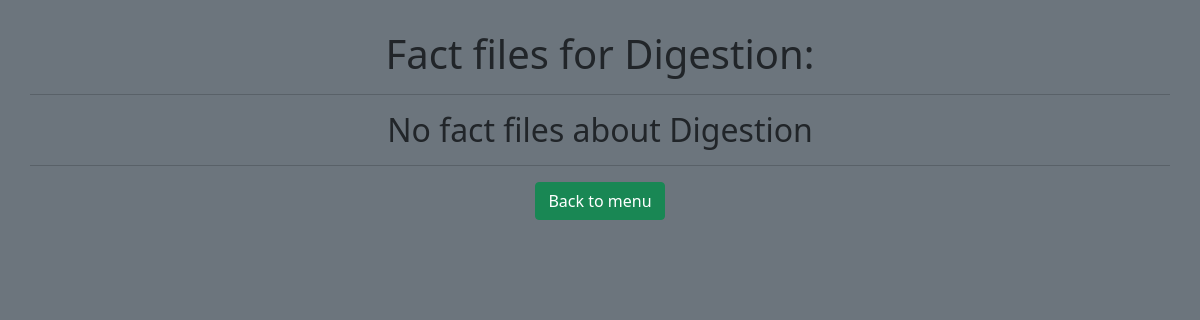
The app's page /factSearch?topic=digestion, older data.
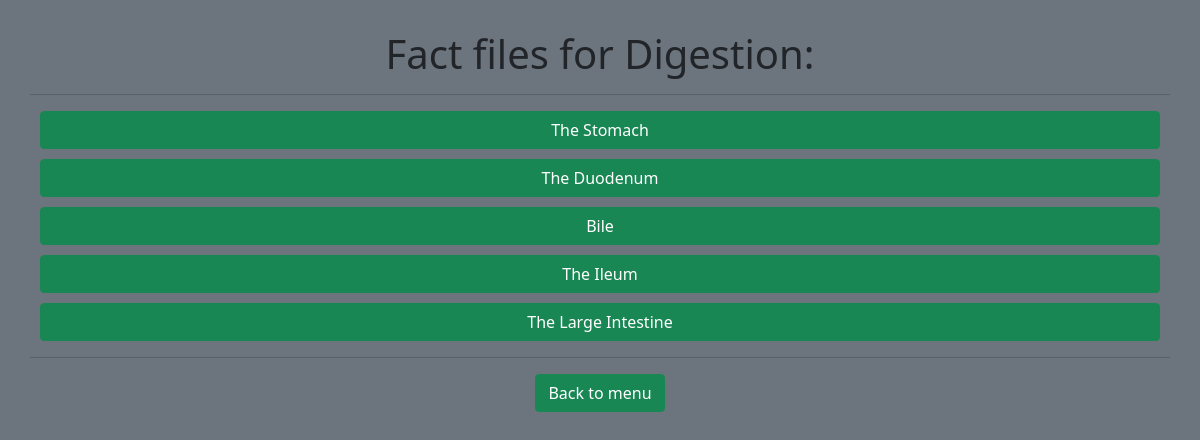
The same page, newer data.
### tables this page shows
CREATE TABLE factfiles (id INTEGER, subj TEXT, topic TEXT, title TEXT, filename TEXT, content TEXT, PRIMARY KEY (id));

### application.py (the view)
@app.route("/factSearch")
@clearFlash
def factsearch() -> str: # Browse fact files
    if not (x := request.args.get("topic")) or x not in subjObj.getFTopicsArr(): return render_template("factSearch1.html", subj=subjObj.getRawTopicsArr())
    return render_template("factSearch2.html", topic=x, files=db.execute("SELECT * FROM factfiles WHERE topic = ?", x))

### Tools/subjects.py (called while the page is built)
    def getFTopicsArr(self) -> List[str]:
        return sum([self.data["topics"][x] for x in self.data["topics"].keys()], []) # Flattened topics list (List of all topics)

### application.py (called while the page is built)
def clearFlash(func: Callable) -> Callable:
    @wraps(func)
    def deco(*args, **kwargs):
        session['_flashes'] = None
        return func(*args, **kwargs)
    return deco

### templates/factSearch2.html (shortened to what this page needs)
{% extends "layout.html" %}
{% block body %}
    <h1>Fact files for {{ topic | title }}:</h1>
    <hr>
    {% for row in files %}
        <form action="/factFile" method="GET" style="margin: 10px;">
            <button class="btn btn-success" style="width: 100%;">{{ row["title"] | title }}</button>
        </form>
    {% endfor %}
    {% if not files %}
        <h2>No fact files about {{ topic | title }}</h2>
    {% endif %}
    <hr>
    <form action="/factSearch" method="GET" style="margin: 10px;">
        <button class="btn btn-success">Back to menu</button>
    </form>
{% endblock %}

### templates/layout.html (shortened to what this page needs)
<!DOCTYPE html>
<html>
    <head>
        <link href="https://cdn.jsdelivr.net/npm/bootstrap@5.1.3/dist/css/bootstrap.min.css" rel="stylesheet">
    </head>
    <body class="bg-secondary" style="text-align: center; margin: 30px;">
        {% block body %}{% endblock %}
    </body>
</html>

Row changes from the older to the newer data that the page shows:
added factfiles: title "The Stomach"
added factfiles: title "The Duodenum"
added factfiles: title "Bile"
added factfiles: title "The Ileum"
added factfiles: title "The Large Intestine"
Text that changed along with them:
{{ topic | title }}: "Digestion" → (not shown)
text no longer shown: "No fact files about"
